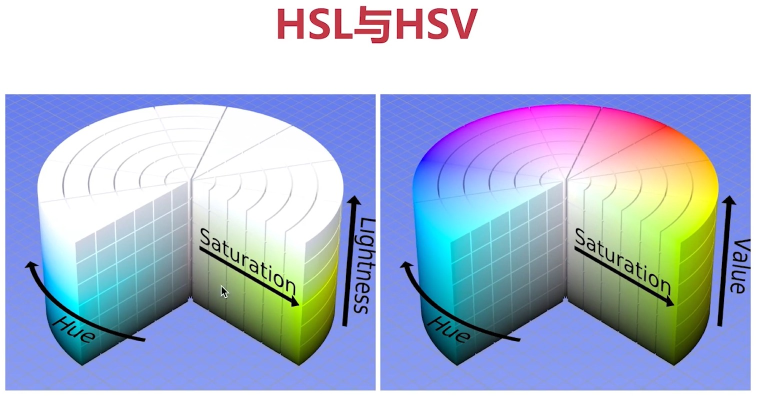
#> input picture img/HSL.jpg, 1520 x 791 px, found by its file name (shown at 1/2 size)
$ python imgadd.py
#> lines starting #> are read from the running program, lines starting #| are printed output that depends on the picture
from cgitb import reset
from unittest import result
import cv2
import numpy as np

cv2.namedWindow('add', cv2.WINDOW_NORMAL)
imgs = cv2.imread("/home/xiang/OpenCV/img/HSL.jpg")
#> imgs is the input picture: shape (791, 1520, 3); mean B, G, R 211, 188.3, 176.9
print(imgs.shape)
#| (791, 1520, 3)
img = np.ones((791, 1520, 3), np.uint8) * 100
while True:

    cv2.imshow('add', imgs)
    #  A + B 位置随意
    result = cv2.add(imgs, img)
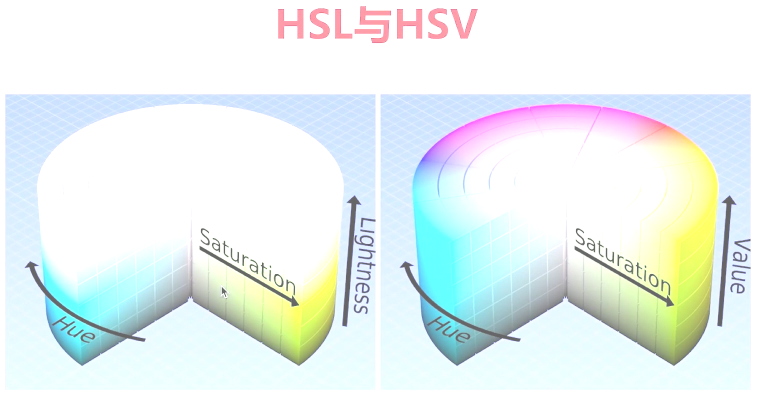
#> result: shape (791, 1520, 3) (shown at 1/2 size); mean B, G, R 241.3, 242.1, 232.1
    # A - B 位置重要
    result2 = cv2.subtract(imgs, img)
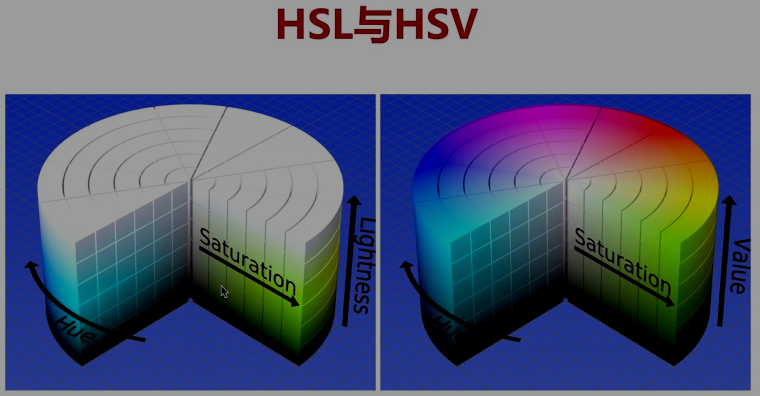
#> result2: shape (791, 1520, 3) (shown at 1/2 size); mean B, G, R 117.1, 91.8, 83.1

    cv2.imshow('result', result)
    cv2.imshow('result', result2)

    key = cv2.waitKey(1)
#> (key q is pressed here)
    if(key & 0xFF == ord('q')):
        break

#释放资源
cv2.destroyAllWindows()
